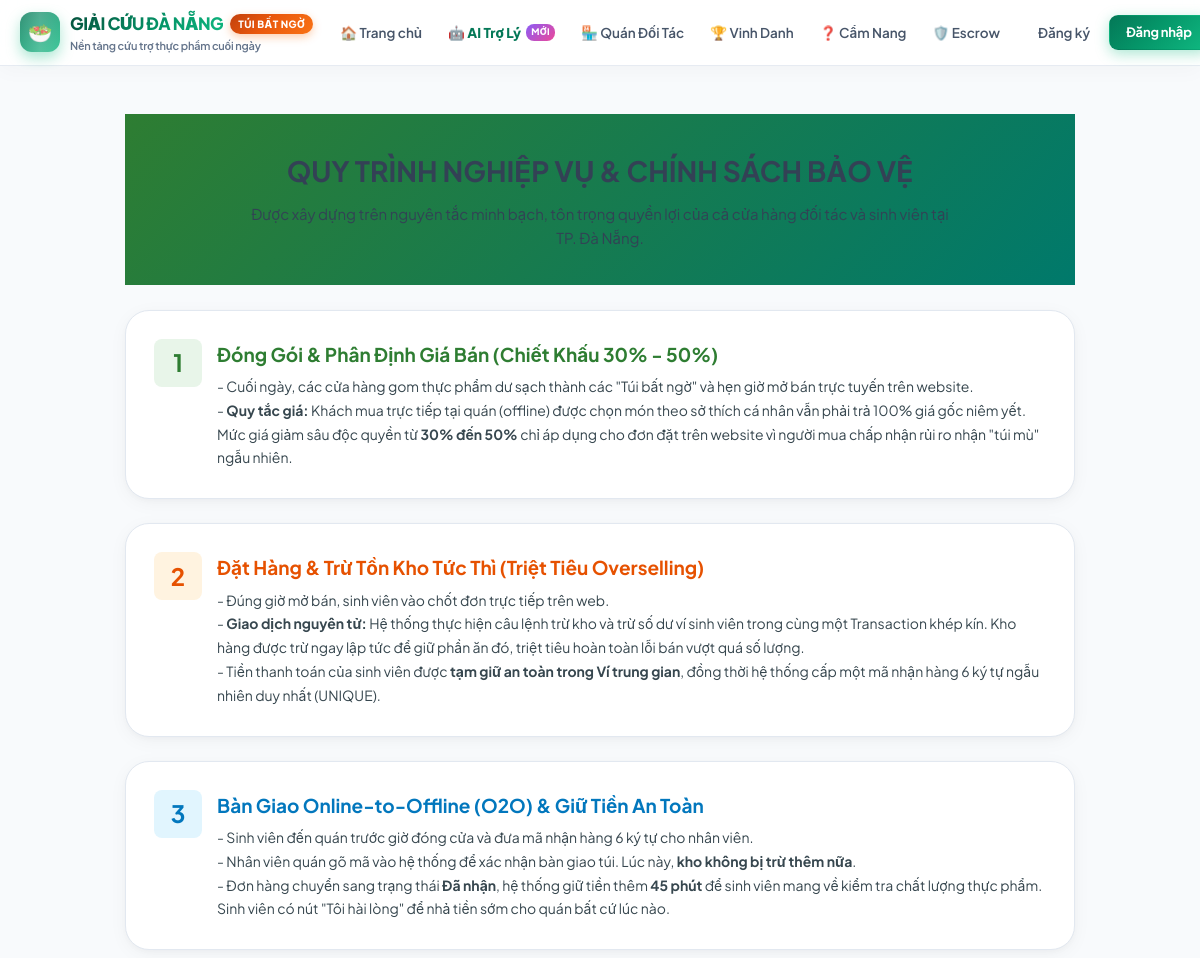
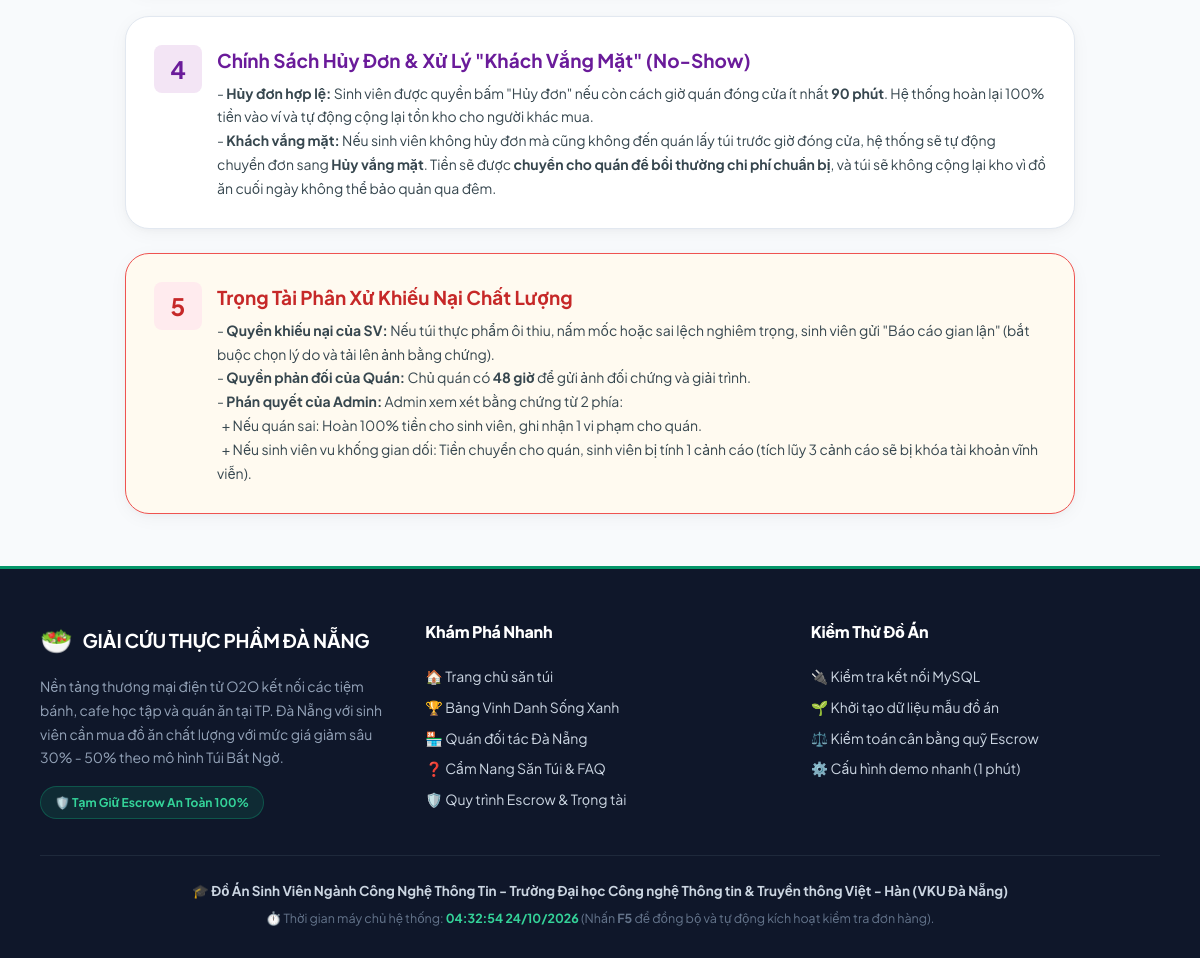
/quy_trinh.php, run on the app's committed database (2 pictures, top to bottom).
### tables this page shows
CREATE TABLE `settings` (
  `name` varchar(50) NOT NULL,
  `value` varchar(255) NOT NULL,
  PRIMARY KEY (`name`)
);

### functions.php (called while the page is built, shortened)
<?php
function get_setting($conn, $name, $default = '') {
    $sql = "SELECT value FROM settings WHERE name = ? LIMIT 1";
    $stmt = mysqli_prepare($conn, $sql);
    if ($stmt) {
        mysqli_stmt_bind_param($stmt, "s", $name);
        mysqli_stmt_execute($stmt);
        $result = mysqli_stmt_get_result($stmt);
        if ($row = mysqli_fetch_assoc($result)) {
            return $row['value'];
        }
    }
    return $default;
}
function check_orders($conn) {
    $sql2 = "SELECT o.id, o.price, o.shop_id, s.owner_id, o.user_id, o.pickup_code, o.payment_method
             FROM orders o
             JOIN shops s ON o.shop_id = s.id
             WHERE o.status = 'cho_nhan' AND o.close_at <= NOW()";
    $res2 = mysqli_query($conn, $sql2);
    if ($res2) {
        while ($order = mysqli_fetch_assoc($res2)) {
            $order_id = $order['id'];
            mysqli_begin_transaction($conn);
            $stmt_up = mysqli_prepare($conn, "UPDATE orders SET status = 'huy_vang_mat' WHERE id = ? AND status = 'cho_nhan'");
            mysqli_stmt_bind_param($stmt_up, "i", $order_id);
            mysqli_stmt_execute($stmt_up);
            $affected = mysqli_stmt_affected_rows($stmt_up);
            if ($affected > 0) {
                mysqli_commit($conn);
            } else {
                mysqli_rollback($conn);
            }
        }
    }
    $dispute_hours = (int)get_setting($conn, 'dispute_response_hours', 48);
}
?>

### quy_trinh.php (the view, shortened to what this page needs)
<?php
require_once __DIR__ . '/config.php';
require_once __DIR__ . '/functions.php';
$cancel_mins = (int)get_setting($conn, 'cancel_before_close_minutes', 90);
$hold_mins = (int)get_setting($conn, 'hold_minutes', 45);
$discount_min = (int)get_setting($conn, 'discount_min', 30);
$discount_max = (int)get_setting($conn, 'discount_max', 50);
require_once __DIR__ . '/header.php';
?>
<div style="max-width: 950px; margin: 20px auto;">
    <div class="hero-banner" style="background: linear-gradient(135deg, #2e7d32, #00796b); padding: 35px 25px; text-align: center;">
        <h1 style="font-size: 28px; margin-bottom: 8px;">QUY TRÌNH NGHIỆP VỤ & CHÍNH SÁCH BẢO VỆ</h1>
        <p style="font-size: 15px; max-width: 700px; margin: 0 auto; opacity: 0.95;">
            Được xây dựng trên nguyên tắc minh bạch, tôn trọng quyền lợi của cả cửa hàng đối tác và sinh viên tại TP. Đà Nẵng.
        </p>
    </div>
    <div class="card" style="margin-top: 25px;">
        <div style="display: flex; gap: 15px; align-items: flex-start;">
            <div style="background: #e8f5e9; color: #2e7d32; font-size: 24px; font-weight: bold; width: 48px; height: 48px; border-radius: 8px; display: flex; align-items: center; justify-content: center; flex-shrink: 0;">
                1
            </div>
            <div>
                <h3 style="color: #2e7d32; font-size: 19px; margin-bottom: 6px;">Đóng Gói & Phân Định Giá Bán (Chiết Khấu <?php echo $discount_min; ?>% - <?php echo $discount_max; ?>%)</h3>
                <p style="font-size: 14px; line-height: 1.7; color: #37474f;">
                    - Cuối ngày, các cửa hàng gom thực phẩm dư sạch thành các "Túi bất ngờ" và hẹn giờ mở bán trực tuyến trên website.<br>
                    - <strong>Quy tắc giá:</strong> Khách mua trực tiếp tại quán (offline) được chọn món theo sở thích cá nhân vẫn phải trả 100% giá gốc niêm yết. Mức giá giảm sâu độc quyền từ <strong><?php echo $discount_min; ?>% đến <?php echo $discount_max; ?>%</strong> chỉ áp dụng cho đơn đặt trên website vì người mua chấp nhận rủi ro nhận "túi mù" ngẫu nhiên.
                </p>
            </div>
        </div>
    </div>
    <div class="card">
        <div style="display: flex; gap: 15px; align-items: flex-start;">
            <div style="background: #fff3e0; color: #e65100; font-size: 24px; font-weight: bold; width: 48px; height: 48px; border-radius: 8px; display: flex; align-items: center; justify-content: center; flex-shrink: 0;">
                2
            </div>
            <div>
                <h3 style="color: #e65100; font-size: 19px; margin-bottom: 6px;">Đặt Hàng & Trừ Tồn Kho Tức Thì (Triệt Tiêu Overselling)</h3>
                <p style="font-size: 14px; line-height: 1.7; color: #37474f;">
                    - Đúng giờ mở bán, sinh viên vào chốt đơn trực tiếp trên web.<br>
                    - <strong>Giao dịch nguyên tử:</strong> Hệ thống thực hiện câu lệnh trừ kho và trừ số dư ví sinh viên trong cùng một Transaction khép kín. Kho hàng được trừ ngay lập tức để giữ phần ăn đó, triệt tiêu hoàn toàn lỗi bán vượt quá số lượng.<br>
                    - Tiền thanh toán của sinh viên được <strong>tạm giữ an toàn trong Ví trung gian</strong>, đồng thời hệ thống cấp một mã nhận hàng 6 ký tự ngẫu nhiên duy nhất (UNIQUE).
                </p>
            </div>
        </div>
    </div>
    <div class="card">
        <div style="display: flex; gap: 15px; align-items: flex-start;">
            <div style="background: #e1f5fe; color: #0277bd; font-size: 24px; font-weight: bold; width: 48px; height: 48px; border-radius: 8px; display: flex; align-items: center; justify-content: center; flex-shrink: 0;">
                3
            </div>
            <div>
                <h3 style="color: #0277bd; font-size: 19px; margin-bottom: 6px;">Bàn Giao Online-to-Offline (O2O) & Giữ Tiền An Toàn</h3>
                <p style="font-size: 14px; line-height: 1.7; color: #37474f;">
                    - Sinh viên đến quán trước giờ đóng cửa và đưa mã nhận hàng 6 ký tự cho nhân viên.<br>
                    - Nhân viên quán gõ mã vào hệ thống để xác nhận bàn giao túi. Lúc này, <strong>kho không bị trừ thêm nữa</strong>.<br>
                    - Đơn hàng chuyển sang trạng thái <strong>Đã nhận</strong>, hệ thống giữ tiền thêm <strong><?php echo $hold_mins; ?> phút</strong> để sinh viên mang về kiểm tra chất lượng thực phẩm. Sinh viên có nút "Tôi hài lòng" để nhả tiền sớm cho quán bất cứ lúc nào.
                </p>
            </div>
        </div>
    </div>
    <div class="card">
        <div style="display: flex; gap: 15px; align-items: flex-start;">
            <div style="background: #f3e5f5; color: #6a1b9a; font-size: 24px; font-weight: bold; width: 48px; height: 48px; border-radius: 8px; display: flex; align-items: center; justify-content: center; flex-shrink: 0;">
                4
            </div>
            <div>
                <h3 style="color: #6a1b9a; font-size: 19px; margin-bottom: 6px;">Chính Sách Hủy Đơn & Xử Lý "Khách Vắng Mặt" (No-Show)</h3>
                <p style="font-size: 14px; line-height: 1.7; color: #37474f;">
                    - <strong>Hủy đơn hợp lệ:</strong> Sinh viên được quyền bấm "Hủy đơn" nếu còn cách giờ quán đóng cửa ít nhất <strong><?php echo $cancel_mins; ?> phút</strong>. Hệ thống hoàn lại 100% tiền vào ví và tự động cộng lại tồn kho cho người khác mua.<br>
                    - <strong>Khách vắng mặt:</strong> Nếu sinh viên không hủy đơn mà cũng không đến quán lấy túi trước giờ đóng cửa, hệ thống sẽ tự động chuyển đơn sang <strong>Hủy vắng mặt</strong>. Tiền sẽ được <strong>chuyển cho quán để bồi thường chi phí chuẩn bị</strong>, và túi sẽ không cộng lại kho vì đồ ăn cuối ngày không thể bảo quản qua đêm.
                </p>
            </div>
        </div>
    </div>
    <div class="card" style="border: 1px solid #ef5350; background: #fffaf0;">
        <div style="display: flex; gap: 15px; align-items: flex-start;">
            <div style="background: #ffebee; color: #c62828; font-size: 24px; font-weight: bold; width: 48px; height: 48px; border-radius: 8px; display: flex; align-items: center; justify-content: center; flex-shrink: 0;">
                5
            </div>
            <div>
                <h3 style="color: #c62828; font-size: 19px; margin-bottom: 6px;">Trọng Tài Phân Xử Khiếu Nại Chất Lượng</h3>
                <p style="font-size: 14px; line-height: 1.7; color: #37474f;">
                    - <strong>Quyền khiếu nại của SV:</strong> Nếu túi thực phẩm ôi thiu, nấm mốc hoặc sai lệch nghiêm trọng, sinh viên gửi "Báo cáo gian lận" (bắt buộc chọn lý do và tải lên ảnh bằng chứng).<br>
                    - <strong>Quyền phản đối của Quán:</strong> Chủ quán có <strong><?php echo $dispute_hours; ?> giờ</strong> để gửi ảnh đối chứng và giải trình.<br>
                    - <strong>Phán quyết của Admin:</strong> Admin xem xét bằng chứng từ 2 phía:
                    <br>&nbsp;&nbsp;+ Nếu quán sai: Hoàn 100% tiền cho sinh viên, ghi nhận 1 vi phạm cho quán.
                    <br>&nbsp;&nbsp;+ Nếu sinh viên vu khống gian dối: Tiền chuyển cho quán, sinh viên bị tính 1 cảnh cáo (tích lũy 3 cảnh cáo sẽ bị khóa tài khoản vĩnh viễn).
                </p>
            </div>
        </div>
    </div>
</div>
<?php require_once __DIR__ . '/footer.php'; ?>

### css/style.css (style rules this page uses)
:root { --primary-color: #059669; --primary-dark: #047857; --primary-deep: #064e3b; --primary-light: #ecfdf5; --primary-subtle: #d1fae5; --primary-hover: #10b981; --primary-gradient: linear-gradient(135deg, #047857 0%, #059669 45%, #10b981 100%); --primary-glow: rgba(16, 185, 129, 0.35); --secondary-color: #ea580c; --secondary-dark: #c2410c; --secondary-light: #fff7ed; --secondary-subtle: #ffedd5; --secondary-hover: #f97316; --secondary-gradient: linear-gradient(135deg, #c2410c 0%, #ea580c 45%, #f97316 100%); --secondary-glow: rgba(249, 115, 22, 0.35); --accent-gold: #f59e0b; --accent-gold-light: #fef3c7; --accent-gold-gradient: linear-gradient(135deg, #d97706 0%, #f59e0b 50%, #fbbf24 100%); --text-dark: #0f172a; --text-heading: #1e293b; --text-body: #334155; --text-muted: #64748b; --text-light: #94a3b8; --bg-page: #f8fafc; --bg-surface: #ffffff; --bg-card: #ffffff; --bg-subtle: #f1f5f9; --border-color: #e2e8f0; --border-light: #f1f5f9; --border-hover: #a7f3d0; --border-focus: #10b981; --shadow-xs: 0 1px 2px 0 rgba(15, 23, 42, 0.04); --shadow-sm: 0 2px 4px -1px rgba(15, 23, 42, 0.06), 0 1px 2px -1px rgba(15, 23, 42, 0.04); --shadow-md: 0 6px 16px -2px rgba(15, 23, 42, 0.08), 0 2px 6px -2px rgba(15, 23, 42, 0.04); --shadow-lg: 0 12px 28px -4px rgba(15, 23, 42, 0.1), 0 4px 12px -3px rgba(15, 23, 42, 0.05); --shadow-xl: 0 20px 40px -8px rgba(15, 23, 42, 0.14), 0 8px 16px -4px rgba(15, 23, 42, 0.06); --shadow-card: 0 4px 20px -2px rgba(15, 23, 42, 0.05), 0 2px 6px -1px rgba(15, 23, 42, 0.03); --shadow-card-hover: 0 18px 36px -6px rgba(5, 150, 105, 0.16), 0 8px 16px -3px rgba(15, 23, 42, 0.06); --success-color: #10b981; --success-light: #ecfdf5; --success-border: #a7f3d0; --danger-color: #ef4444; --danger-light: #fef2f2; --danger-border: #fecaca; --warning-color: #f59e0b; --warning-light: #fffbeb; --warning-border: #fde68a; --info-color: #0ea5e9; --info-light: #f0f9ff; --info-border: #bae6fd; --purple-color: #8b5cf6; --purple-light: #f5f3ff; --purple-border: #ddd6fe; --radius-sm: 8px; --radius-md: 12px; --radius-lg: 18px; --radius-xl: 24px; --radius-full: 9999px; }
*, *::before, *::after { box-sizing: border-box; margin: 0; padding: 0; }
html { scroll-behavior: smooth; }
body { font-family: 'Plus Jakarta Sans', 'Inter', -apple-system, BlinkMacSystemFont, "Segoe UI", Roboto, sans-serif; background-color: var(--bg-page); color: var(--text-body); line-height: 1.6; display: flex; flex-direction: column; min-height: 100vh; -webkit-font-smoothing: antialiased; -moz-osx-font-smoothing: grayscale; }
.card { background: var(--bg-card); border: 1px solid var(--border-color); border-radius: var(--radius-xl); padding: 28px; margin-bottom: 24px; box-shadow: var(--shadow-card); transition: all 0.3s cubic-bezier(0.16, 1, 0.3, 1); position: relative; }

### data on the page
settings: value "30"
settings: value "50"
settings: value "45"
settings: value "90"
settings: value "48"
